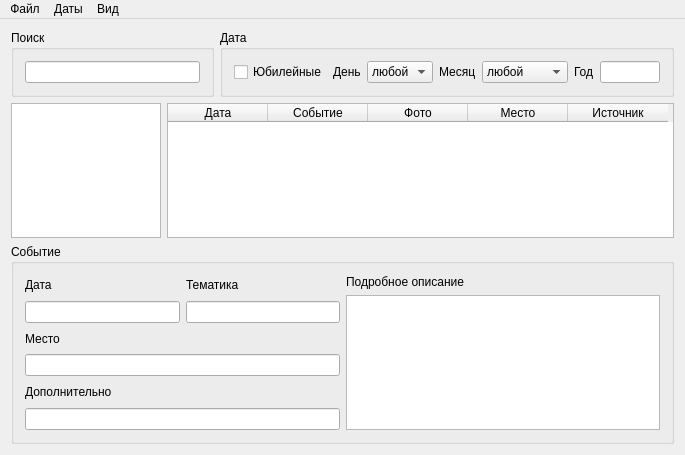
<?xml version="1.0" encoding="UTF-8"?>
<ui version="4.0">
 <class>MainWindow</class>
 <widget class="QMainWindow" name="MainWindow">
  <property name="geometry">
   <rect>
    <x>0</x>
    <y>0</y>
    <width>685</width>
    <height>455</height>
   </rect>
  </property>
  <property name="windowTitle">
   <string>MainWindow</string>
  </property>
  <widget class="QWidget" name="centralWidget">
   <layout class="QVBoxLayout" name="verticalLayout_9">
    <item>
     <layout class="QVBoxLayout" name="verticalLayout_8">
      <item>
       <layout class="QVBoxLayout" name="verticalLayout">
        <item>
         <layout class="QHBoxLayout" name="horizontalLayout_3">
          <item>
           <widget class="QGroupBox" name="groupBox2">
            <property name="title">
             <string>Поиск</string>
            </property>
            <layout class="QHBoxLayout" name="horizontalLayout_2">
             <item>
              <widget class="QLineEdit" name="searchEdit"/>
             </item>
            </layout>
           </widget>
          </item>
          <item>
           <widget class="QGroupBox" name="groupBox">
            <property name="title">
             <string>Дата</string>
            </property>
            <layout class="QHBoxLayout" name="horizontalLayout">
             <item>
              <widget class="QCheckBox" name="anniverBtn">
               <property name="text">
                <string>Юбилейные</string>
               </property>
              </widget>
             </item>
             <item>
              <widget class="QLabel" name="label">
               <property name="text">
                <string>День</string>
               </property>
              </widget>
             </item>
             <item>
              <widget class="QComboBox" name="dayBox">
               <property name="enabled">
                <bool>true</bool>
               </property>
               <property name="editable">
                <bool>false</bool>
               </property>
               <item>
                <property name="text">
                 <string>любой</string>
                </property>
               </item>
               <item>
                <property name="text">
                 <string>1</string>
                </property>
               </item>
               <item>
                <property name="text">
                 <string>2</string>
                </property>
               </item>
               <item>
                <property name="text">
                 <string>3</string>
                </property>
               </item>
               <item>
                <property name="text">
                 <string>4</string>
                </property>
               </item>
               <item>
                <property name="text">
                 <string>5</string>
                </property>
               </item>
               <item>
                <property name="text">
                 <string>6</string>
                </property>
               </item>
               <item>
                <property name="text">
                 <string>7</string>
                </property>
               </item>
               <item>
                <property name="text">
                 <string>8</string>
                </property>
               </item>
               <item>
                <property name="text">
                 <string>9</string>
                </property>
               </item>
               <item>
                <property name="text">
                 <string>10</string>
                </property>
               </item>
               <item>
                <property name="text">
                 <string>11</string>
                </property>
               </item>
               <item>
                <property name="text">
                 <string>12</string>
                </property>
               </item>
               <item>
                <property name="text">
                 <string>13</string>
                </property>
               </item>
               <item>
                <property name="text">
                 <string>14</string>
                </property>
               </item>
               <item>
                <property name="text">
                 <string>15</string>
                </property>
               </item>
               <item>
                <property name="text">
                 <string>16</string>
                </property>
               </item>
               <item>
                <property name="text">
                 <string>17</string>
                </property>
               </item>
               <item>
                <property name="text">
                 <string>18</string>
                </property>
               </item>
               <item>
                <property name="text">
                 <string>19</string>
                </property>
               </item>
               <item>
                <property name="text">
                 <string>20</string>
                </property>
               </item>
               <item>
                <property name="text">
                 <string>21</string>
                </property>
               </item>
               <item>
                <property name="text">
                 <string>22</string>
                </property>
               </item>
               <item>
                <property name="text">
                 <string>23</string>
                </property>
               </item>
               <item>
                <property name="text">
                 <string>24</string>
                </property>
               </item>
               <item>
                <property name="text">
                 <string>25</string>
                </property>
               </item>
               <item>
                <property name="text">
                 <string>26</string>
                </property>
               </item>
               <item>
                <property name="text">
                 <string>27</string>
                </property>
               </item>
               <item>
                <property name="text">
                 <string>28</string>
                </property>
               </item>
               <item>
                <property name="text">
                 <string>29</string>
                </property>
               </item>
               <item>
                <property name="text">
                 <string>30</string>
                </property>
               </item>
               <item>
                <property name="text">
                 <string>31</string>
                </property>
               </item>
              </widget>
             </item>
             <item>
              <widget class="QLabel" name="label_2">
               <property name="text">
                <string>Месяц</string>
               </property>
              </widget>
             </item>
             <item>
              <widget class="QComboBox" name="monthBox">
               <property name="editable">
                <bool>false</bool>
               </property>
               <item>
                <property name="text">
                 <string>любой</string>
                </property>
               </item>
               <item>
                <property name="text">
                 <string>Январь</string>
                </property>
               </item>
               <item>
                <property name="text">
                 <string>Февраль</string>
                </property>
               </item>
               <item>
                <property name="text">
                 <string>Март</string>
                </property>
               </item>
               <item>
                <property name="text">
                 <string>Апрель</string>
                </property>
               </item>
               <item>
                <property name="text">
                 <string>Май</string>
                </property>
               </item>
               <item>
                <property name="text">
                 <string>Июнь</string>
                </property>
               </item>
               <item>
                <property name="text">
                 <string>Июль</string>
                </property>
               </item>
               <item>
                <property name="text">
                 <string>Август</string>
                </property>
               </item>
               <item>
                <property name="text">
                 <string>Сентябрь</string>
                </property>
               </item>
               <item>
                <property name="text">
                 <string>Октябрь</string>
                </property>
               </item>
               <item>
                <property name="text">
                 <string>Ноябрь</string>
                </property>
               </item>
               <item>
                <property name="text">
                 <string>Декабрь</string>
                </property>
               </item>
              </widget>
             </item>
             <item>
              <widget class="QLabel" name="label_3">
               <property name="text">
                <string>Год</string>
               </property>
              </widget>
             </item>
             <item>
              <widget class="QLineEdit" name="yearEdit">
               <property name="sizePolicy">
                <sizepolicy hsizetype="Fixed" vsizetype="Fixed">
                 <horstretch>0</horstretch>
                 <verstretch>0</verstretch>
                </sizepolicy>
               </property>
               <property name="maximumSize">
                <size>
                 <width>60</width>
                 <height>16777215</height>
                </size>
               </property>
              </widget>
             </item>
            </layout>
           </widget>
          </item>
         </layout>
        </item>
        <item>
         <layout class="QHBoxLayout" name="horizontalLayout_6">
          <item>
           <widget class="QListWidget" name="listWidget">
            <property name="sizePolicy">
             <sizepolicy hsizetype="Fixed" vsizetype="Expanding">
              <horstretch>0</horstretch>
              <verstretch>0</verstretch>
             </sizepolicy>
            </property>
            <property name="maximumSize">
             <size>
              <width>150</width>
              <height>16777215</height>
             </size>
            </property>
           </widget>
          </item>
          <item>
           <widget class="QTableWidget" name="tableWidget">
            <property name="maximumSize">
             <size>
              <width>16777215</width>
              <height>16777215</height>
             </size>
            </property>
            <property name="contextMenuPolicy">
             <enum>Qt::CustomContextMenu</enum>
            </property>
            <property name="editTriggers">
             <set>QAbstractItemView::NoEditTriggers</set>
            </property>
            <property name="alternatingRowColors">
             <bool>false</bool>
            </property>
            <property name="selectionMode">
             <enum>QAbstractItemView::SingleSelection</enum>
            </property>
            <property name="selectionBehavior">
             <enum>QAbstractItemView::SelectRows</enum>
            </property>
            <property name="showGrid">
             <bool>true</bool>
            </property>
            <property name="columnCount">
             <number>5</number>
            </property>
            <attribute name="horizontalHeaderCascadingSectionResizes">
             <bool>false</bool>
            </attribute>
            <attribute name="horizontalHeaderDefaultSectionSize">
             <number>100</number>
            </attribute>
            <attribute name="horizontalHeaderStretchLastSection">
             <bool>false</bool>
            </attribute>
            <column>
             <property name="text">
              <string>Дата</string>
             </property>
            </column>
            <column>
             <property name="text">
              <string>Событие</string>
             </property>
            </column>
            <column>
             <property name="text">
              <string>Фото</string>
             </property>
            </column>
            <column>
             <property name="text">
              <string>Место</string>
             </property>
            </column>
            <column>
             <property name="text">
              <string>Источник</string>
             </property>
            </column>
           </widget>
          </item>
         </layout>
        </item>
       </layout>
      </item>
      <item>
       <widget class="QGroupBox" name="detailBox">
        <property name="sizePolicy">
         <sizepolicy hsizetype="Preferred" vsizetype="Fixed">
          <horstretch>0</horstretch>
          <verstretch>0</verstretch>
         </sizepolicy>
        </property>
        <property name="maximumSize">
         <size>
          <width>16777215</width>
          <height>200</height>
         </size>
        </property>
        <property name="title">
         <string>Событие</string>
        </property>
        <layout class="QHBoxLayout" name="horizontalLayout_5">
         <item>
          <layout class="QVBoxLayout" name="verticalLayout_7">
           <item>
            <layout class="QHBoxLayout" name="horizontalLayout_4">
             <item>
              <layout class="QVBoxLayout" name="verticalLayout_2">
               <item>
                <widget class="QLabel" name="label_4">
                 <property name="text">
                  <string>Дата</string>
                 </property>
                </widget>
               </item>
               <item>
                <widget class="QLineEdit" name="dateEdit">
                 <property name="readOnly">
                  <bool>true</bool>
                 </property>
                </widget>
               </item>
              </layout>
             </item>
             <item>
              <layout class="QVBoxLayout" name="verticalLayout_3">
               <item>
                <widget class="QLabel" name="label_5">
                 <property name="text">
                  <string>Тематика</string>
                 </property>
                </widget>
               </item>
               <item>
                <widget class="QLineEdit" name="themeEdit">
                 <property name="readOnly">
                  <bool>true</bool>
                 </property>
                </widget>
               </item>
              </layout>
             </item>
            </layout>
           </item>
           <item>
            <layout class="QVBoxLayout" name="verticalLayout_4">
             <item>
              <widget class="QLabel" name="label_6">
               <property name="text">
                <string>Место</string>
               </property>
              </widget>
             </item>
             <item>
              <widget class="QLineEdit" name="placeEdit">
               <property name="readOnly">
                <bool>true</bool>
               </property>
              </widget>
             </item>
            </layout>
           </item>
           <item>
            <layout class="QVBoxLayout" name="verticalLayout_5">
             <item>
              <widget class="QLabel" name="label_8">
               <property name="text">
                <string>Дополнительно</string>
               </property>
              </widget>
             </item>
             <item>
              <widget class="QLineEdit" name="extraEdit">
               <property name="readOnly">
                <bool>true</bool>
               </property>
              </widget>
             </item>
            </layout>
           </item>
          </layout>
         </item>
         <item>
          <layout class="QVBoxLayout" name="verticalLayout_6">
           <item>
            <widget class="QLabel" name="label_7">
             <property name="text">
              <string>Подробное описание</string>
             </property>
            </widget>
           </item>
           <item>
            <widget class="QPlainTextEdit" name="fullEdit">
             <property name="readOnly">
              <bool>true</bool>
             </property>
            </widget>
           </item>
          </layout>
         </item>
        </layout>
       </widget>
      </item>
     </layout>
    </item>
   </layout>
  </widget>
  <widget class="QMenuBar" name="menuBar">
   <property name="geometry">
    <rect>
     <x>0</x>
     <y>0</y>
     <width>685</width>
     <height>21</height>
    </rect>
   </property>
   <property name="sizePolicy">
    <sizepolicy hsizetype="MinimumExpanding" vsizetype="Minimum">
     <horstretch>0</horstretch>
     <verstretch>0</verstretch>
    </sizepolicy>
   </property>
   <widget class="QMenu" name="menu">
    <property name="title">
     <string>Даты</string>
    </property>
    <addaction name="newEventAction"/>
    <addaction name="themeAction"/>
    <addaction name="placeAction"/>
   </widget>
   <widget class="QMenu" name="menu_2">
    <property name="title">
     <string>Вид</string>
    </property>
    <addaction name="increaseFont"/>
    <addaction name="decreaseFont"/>
    <addaction name="photosAction"/>
    <addaction name="detailAction"/>
   </widget>
   <widget class="QMenu" name="menu_5">
    <property name="title">
     <string>Файл</string>
    </property>
    <addaction name="importAction"/>
    <addaction name="exportAction"/>
    <addaction name="settingsAction"/>
    <addaction name="helpAction"/>
    <addaction name="exitAction"/>
   </widget>
   <addaction name="menu_5"/>
   <addaction name="menu"/>
   <addaction name="menu_2"/>
  </widget>
  <action name="newEventAction">
   <property name="text">
    <string>Новое событие</string>
   </property>
  </action>
  <action name="importAction">
   <property name="text">
    <string>Импорт из файла</string>
   </property>
  </action>
  <action name="exportAction">
   <property name="text">
    <string>Экспорт в файл</string>
   </property>
  </action>
  <action name="themeAction">
   <property name="checkable">
    <bool>true</bool>
   </property>
   <property name="text">
    <string>Тематика</string>
   </property>
  </action>
  <action name="placeAction">
   <property name="checkable">
    <bool>true</bool>
   </property>
   <property name="text">
    <string>Место</string>
   </property>
  </action>
  <action name="exitAction">
   <property name="text">
    <string>Выход</string>
   </property>
  </action>
  <action name="increaseFont">
   <property name="text">
    <string>Шрифт крупнее</string>
   </property>
  </action>
  <action name="decreaseFont">
   <property name="text">
    <string>Шрифт меньше</string>
   </property>
  </action>
  <action name="anniverAction">
   <property name="checkable">
    <bool>true</bool>
   </property>
   <property name="text">
    <string>Юбилейные</string>
   </property>
  </action>
  <action name="photosAction">
   <property name="checkable">
    <bool>true</bool>
   </property>
   <property name="text">
    <string>С фотографиями</string>
   </property>
  </action>
  <action name="detailAction">
   <property name="checkable">
    <bool>true</bool>
   </property>
   <property name="text">
    <string>Показать подробнее</string>
   </property>
  </action>
  <action name="settingsAction">
   <property name="text">
    <string>Настройки</string>
   </property>
  </action>
  <action name="helpAction">
   <property name="text">
    <string>Справка</string>
   </property>
  </action>
  <action name="cardAction">
   <property name="text">
    <string>Карточка</string>
   </property>
  </action>
  <action name="fullList">
   <property name="text">
    <string>Показать полный список</string>
   </property>
  </action>
  <action name="removeEvent">
   <property name="text">
    <string>Удалить</string>
   </property>
  </action>
 </widget>
 <layoutdefault spacing="6" margin="11"/>
 <resources/>
 <connections/>
</ui>
